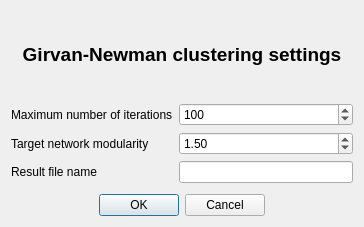
<?xml version="1.0" encoding="UTF-8"?>
<ui version="4.0">
 <class>GirvanNewmanDialog</class>
 <widget class="QDialog" name="GirvanNewmanDialog">
  <property name="geometry">
   <rect>
    <x>0</x>
    <y>0</y>
    <width>364</width>
    <height>227</height>
   </rect>
  </property>
  <property name="windowTitle">
   <string>Dialog</string>
  </property>
  <property name="modal">
   <bool>true</bool>
  </property>
  <layout class="QVBoxLayout" name="verticalLayout">
   <item>
    <widget class="QLabel" name="label">
     <property name="font">
      <font>
       <pointsize>14</pointsize>
       <weight>75</weight>
       <bold>true</bold>
      </font>
     </property>
     <property name="text">
      <string>Girvan-Newman clustering settings</string>
     </property>
     <property name="textFormat">
      <enum>Qt::AutoText</enum>
     </property>
     <property name="scaledContents">
      <bool>false</bool>
     </property>
     <property name="alignment">
      <set>Qt::AlignCenter</set>
     </property>
    </widget>
   </item>
   <item>
    <layout class="QFormLayout" name="formLayout">
     <item row="0" column="0">
      <widget class="QLabel" name="label_2">
       <property name="text">
        <string>Maximum number of iterations</string>
       </property>
      </widget>
     </item>
     <item row="1" column="0">
      <widget class="QLabel" name="label_3">
       <property name="text">
        <string>Target network modularity</string>
       </property>
      </widget>
     </item>
     <item row="0" column="1">
      <widget class="QSpinBox" name="tbIterations">
       <property name="minimum">
        <number>1</number>
       </property>
       <property name="maximum">
        <number>9999</number>
       </property>
       <property name="value">
        <number>100</number>
       </property>
      </widget>
     </item>
     <item row="1" column="1">
      <widget class="QDoubleSpinBox" name="tbModularity">
       <property name="maximum">
        <double>2.000000000000000</double>
       </property>
       <property name="singleStep">
        <double>0.100000000000000</double>
       </property>
       <property name="value">
        <double>1.500000000000000</double>
       </property>
      </widget>
     </item>
     <item row="2" column="1">
      <widget class="QLineEdit" name="tbFileName"/>
     </item>
     <item row="2" column="0">
      <widget class="QLabel" name="label_4">
       <property name="text">
        <string>Result file name</string>
       </property>
      </widget>
     </item>
    </layout>
   </item>
   <item>
    <widget class="QDialogButtonBox" name="buttonBox">
     <property name="orientation">
      <enum>Qt::Horizontal</enum>
     </property>
     <property name="standardButtons">
      <set>QDialogButtonBox::Cancel|QDialogButtonBox::Ok</set>
     </property>
     <property name="centerButtons">
      <bool>true</bool>
     </property>
    </widget>
   </item>
  </layout>
 </widget>
 <resources/>
 <connections>
  <connection>
   <sender>buttonBox</sender>
   <signal>accepted()</signal>
   <receiver>GirvanNewmanDialog</receiver>
   <slot>accept()</slot>
   <hints>
    <hint type="sourcelabel">
     <x>248</x>
     <y>254</y>
    </hint>
    <hint type="destinationlabel">
     <x>157</x>
     <y>274</y>
    </hint>
   </hints>
  </connection>
  <connection>
   <sender>buttonBox</sender>
   <signal>rejected()</signal>
   <receiver>GirvanNewmanDialog</receiver>
   <slot>reject()</slot>
   <hints>
    <hint type="sourcelabel">
     <x>316</x>
     <y>260</y>
    </hint>
    <hint type="destinationlabel">
     <x>286</x>
     <y>274</y>
    </hint>
   </hints>
  </connection>
 </connections>
</ui>
